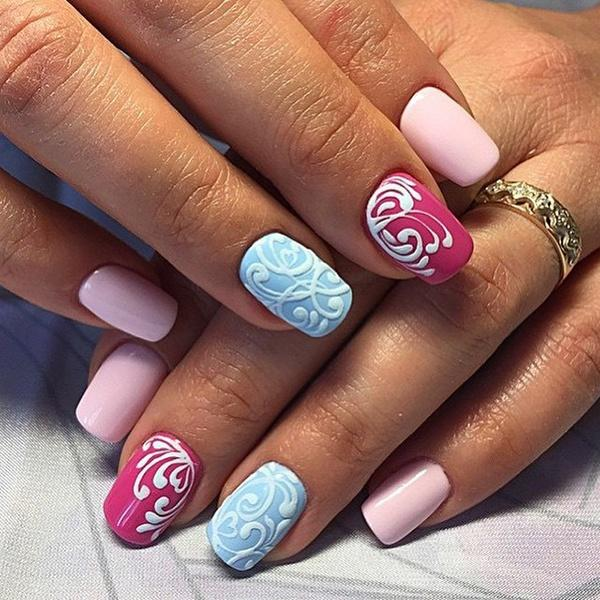
#> input picture I/1.jpg, 600 x 600 px, given as the content of the folder I_Types, which was not available
$ python sameAreasDetection.py
#> lines starting #> are read from the running program, lines starting #| are printed output that depends on the picture; after the words box and inside, x2 and y2 are one past the last pixel; in counts of white or black regions, pixels touching at a corner belong together; pictures that were not available may be replaced by others from this repository, and a replacement may not be noted

#http://www.pyimagesearch.com/2015/01/26/multi-scale-template-matching-using-python-opencv/

import glob
import re

import imutils
import numpy as np
import cv2
import os
from PIL import Image
from os.path import basename


def N(im, imagePath):
#> called with im = 'I_Types/1.jpg', imagePath = 'I/1.jpg'
    template = cv2.imread(im)
#> template is the input picture: shape (600, 600, 3); mean B, G, R 105.7, 115.2, 154.7
    template = cv2.cvtColor(template, cv2.COLOR_BGR2GRAY)
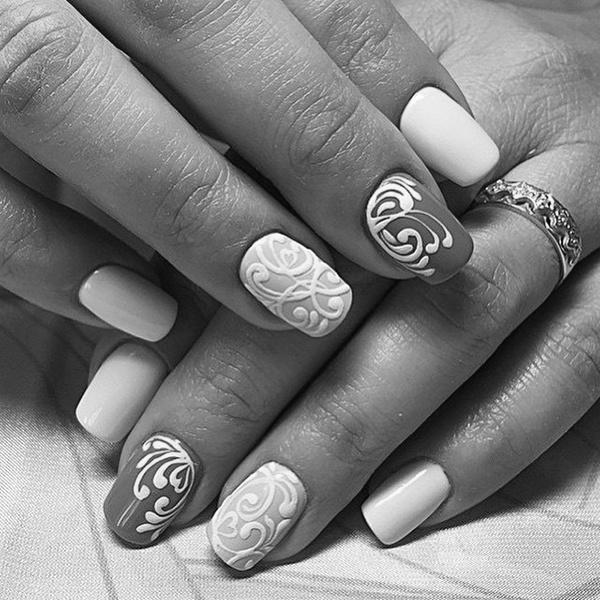
#> template: shape (600, 600); min 1, max 255, mean 126
    template = cv2.Canny(template, 50, 200)
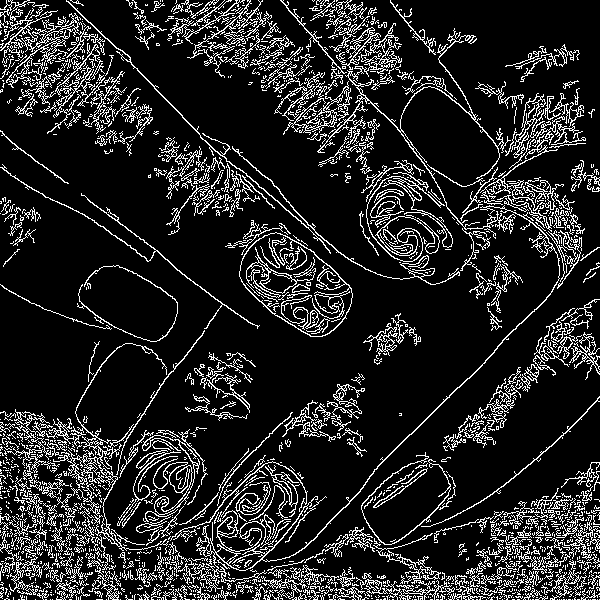
#> template: shape (600, 600); 14.6% white in thin lines or dots
    (tH, tW) = template.shape[:2]
#> tH = 600; tW = 600
    filenameT = os.path.splitext(os.path.basename(im))[0]

    image = cv2.imread(imagePath)
    filename = os.path.splitext(os.path.basename(imagePath))[0]
    ext = os.path.splitext(os.path.basename(imagePath))[1]
    gray = cv2.cvtColor(image, cv2.COLOR_BGR2GRAY)
    found = None

    c = 1
    for scale in np.linspace(0.2, 1.0, 20)[::-1]:

        resized = imutils.resize(gray, width=int(gray.shape[1] * scale))
        r = gray.shape[1] / float(resized.shape[1])


        if resized.shape[0] < tH or resized.shape[1] < tW:
            break
        # result = cv2.matchTemplate(resized, template, cv2.TM_CCOEFF)
        # (_, maxVal, _, maxLoc) = cv2.minMaxLoc(result)
        edged = cv2.Canny(resized, 50, 200)
        result = cv2.matchTemplate(edged, template, cv2.TM_CCOEFF)
        (_, maxVal, _, maxLoc) = cv2.minMaxLoc(result)


        if found is None or maxVal > found[0]:
            found = (maxVal, maxLoc, r)

            (_, maxLoc, r) = found
            (startX, startY) = (int(maxLoc[0] * r), int(maxLoc[1] * r))
            (endX, endY) = (int((maxLoc[0] + tW) * r), int((maxLoc[1] + tH) * r))

            #cv2.rectangle(image, (startX, startY), (endX, endY), (0, 0, 255), 2)
            #cv2.imshow("Image", image)
            roi = image[startX:endX, startY:endY]
#> this loop made 2 passes
#> (found, startX, startY, endX, endY) on pass 1: ((2.92e+09, (0, 0), 1), 0, 0, 600, 600)
#> after the loop, endX = 600; endY = 600; startX = 0; startY = 0
            # [6 lines of commented-out code are left out]


for imagePath in glob.glob("I/*"):
    filename = os.path.splitext(os.path.basename(imagePath))[0]
    extC = os.path.splitext(os.path.basename(imagePath))[1]
    for imagePath in glob.glob("I_Types/*"):
        f = os.path.splitext(os.path.basename(imagePath))[0]
        extO = os.path.splitext(os.path.basename(imagePath))[1]
        #if f.startswith(filename+'.'):
        fileO = "I_Types/"+ f+ extO
        fileC = "I/"+filename + extC
        N(fileO, fileC)
#> pass 2 of the loop `for imagePath in glob.glob("I/*"):`:
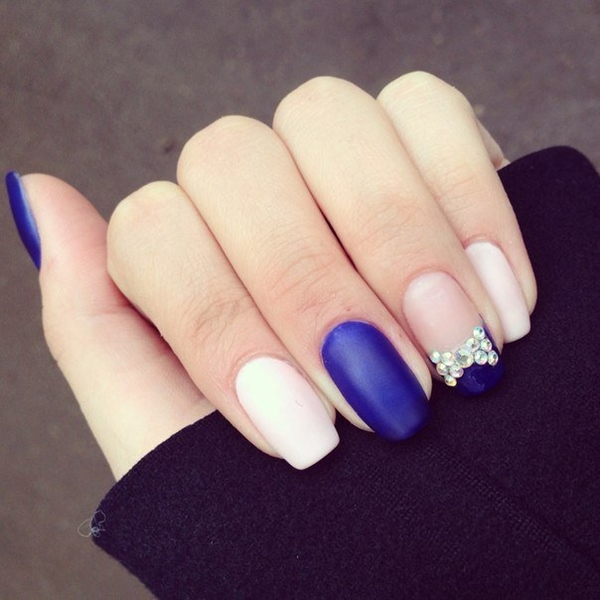
#> input picture I/10.jpg, 600 x 600 px
#> in N, image is the input picture: shape (600, 600, 3); mean B, G, R 112.4, 107.4, 130.3
#> in N (call 2), `gray = cv2.cvtColor(image, cv2.COLOR_BGR2GRAY)`:
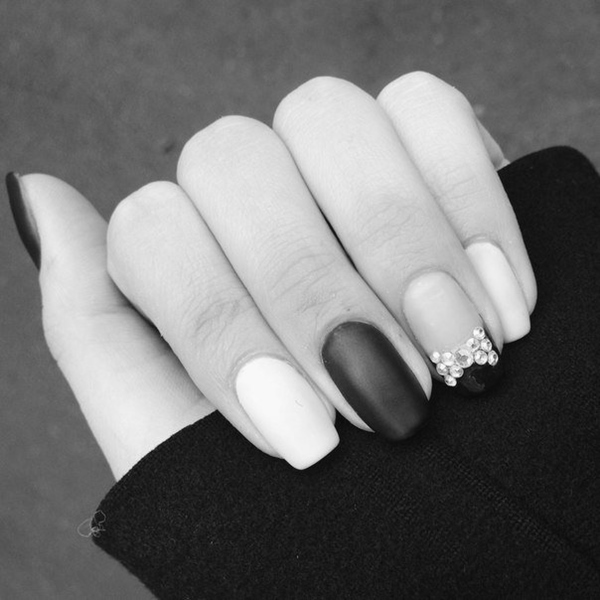
#> gray: shape (600, 600); min 6, max 253, mean 114.8
#> the loop in N (call 2), `for scale in np.linspace(0.2, 1.0, 20)[::-1]: ` made 2 passes
#> (result, maxVal, found, startX, startY, endX, endY) on pass 1: ([-20774328], -20774328, (-20774328, (0, 0), 1), 0, 0, 600, 600)
#> pass 1, in N (call 2), `edged = cv2.Canny(resized, 50, 200)`:
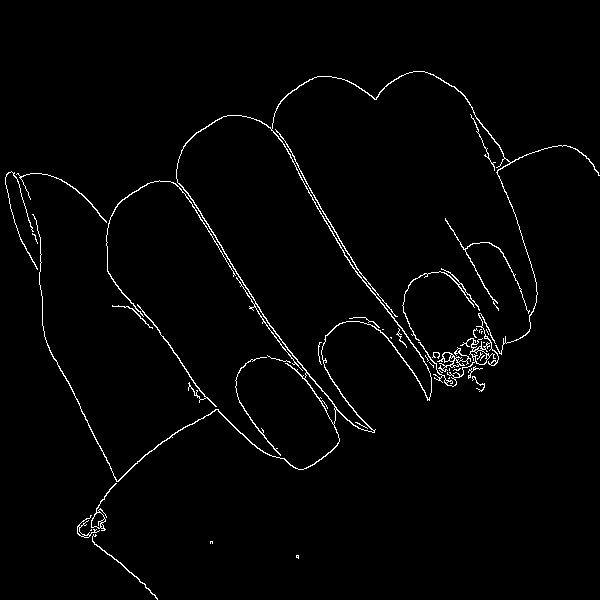
#> edged: shape (600, 600); 1.9% white in thin lines or dots, all inside (x1, y1, x2, y2) = (5, 71, 600, 600)
#> after the loop in N (call 2), `for scale in np.linspace(0.2, 1.0, 20)[::-1]:`: endX = 600; startX = 0
#> pass 3 of the loop `for imagePath in glob.glob("I/*"):`:
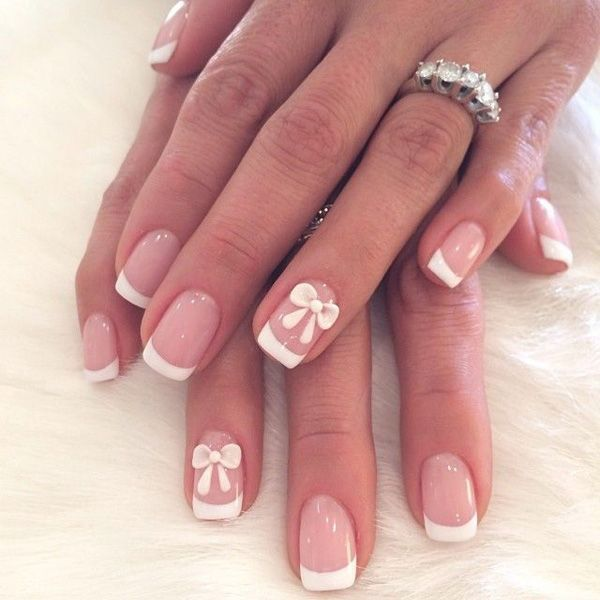
#> input picture I/11.jpg, 600 x 600 px
#> in N, image is the input picture: shape (600, 600, 3); mean B, G, R 160.4, 166.2, 207.4
#> in N (call 3), `gray = cv2.cvtColor(image, cv2.COLOR_BGR2GRAY)`:
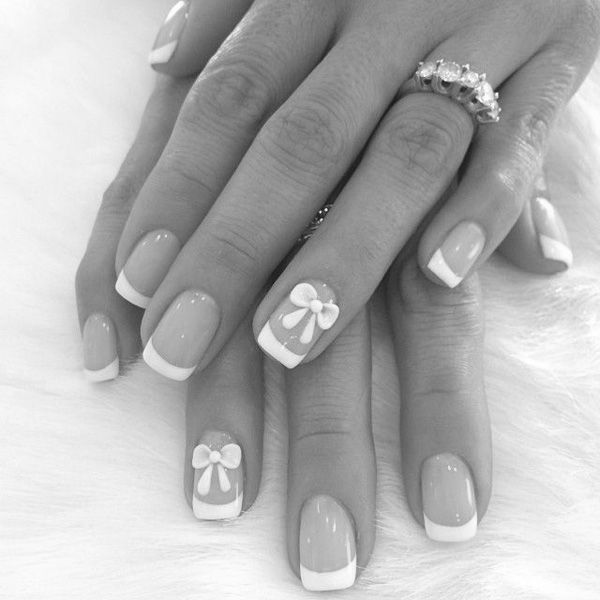
#> gray: shape (600, 600); min 11, max 255, mean 177.9
#> the loop in N (call 3), `for scale in np.linspace(0.2, 1.0, 20)[::-1]: ` made 2 passes
#> (result, maxVal, found, startX, startY, endX, endY) on pass 1: ([-6075670], -6075670, (-6075670, (0, 0), 1), 0, 0, 600, 600)
#> pass 1, in N (call 3), `edged = cv2.Canny(resized, 50, 200)`:
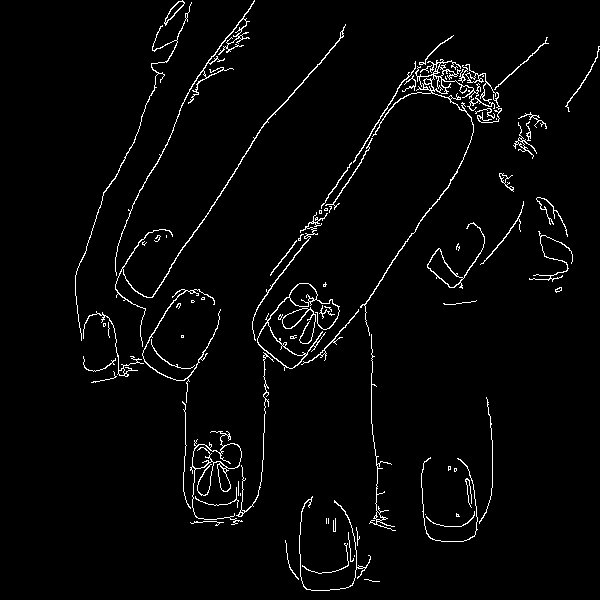
#> edged: shape (600, 600); 2.8% white in thin lines or dots, all inside (x1, y1, x2, y2) = (75, 0, 600, 591)
#> after the loop in N (call 3), `for scale in np.linspace(0.2, 1.0, 20)[::-1]:`: endX = 600; startX = 0
#> the loop made 4 passes; the first 3 are shown
       # print("------", fileO, "------", fileC)
